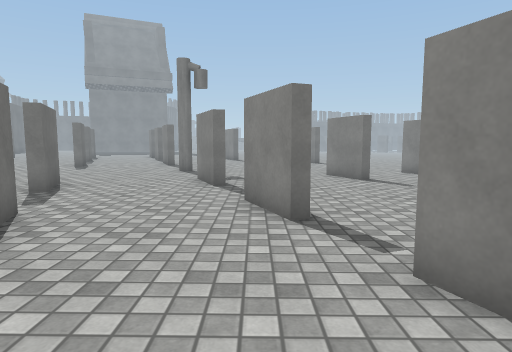
view 1 (above)

21 first-person views from a walk through a scene from a Unity 3-D project. The camera is 1.2 m above the floor, tilts 6° down and sees 75° across. The floor is counted in squares, 1 m on a side. Each view is taken from the middle of a square. On the plan, view 1 faces up. The plan holds only what a view shows up to about 14 squares ahead; the rest is blank. The place goes on beyond the plan. The player is left out. Some animated figures are left out. Surface patterns are stand-ins for the level's own textures.

view 2
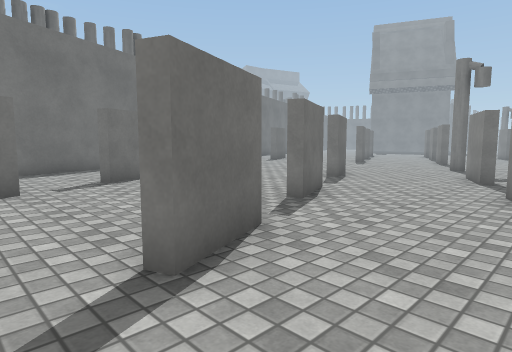

view 3
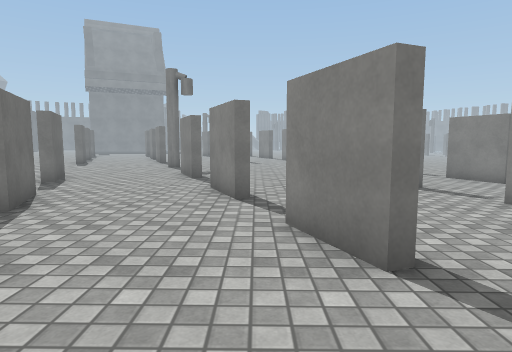

view 4
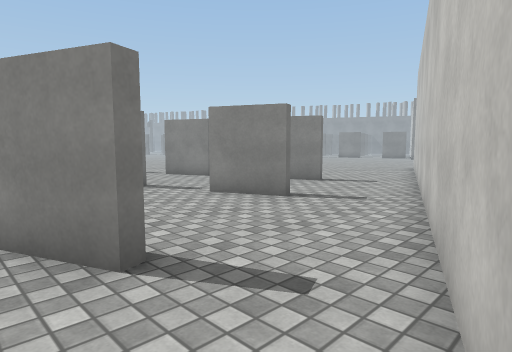

view 5
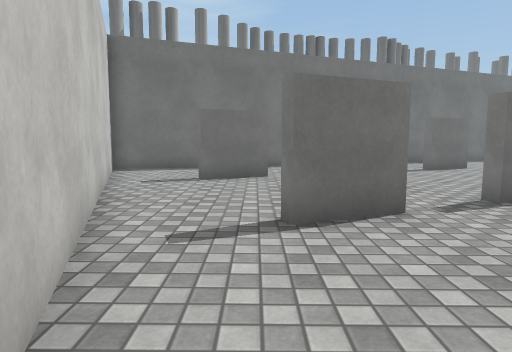

view 6
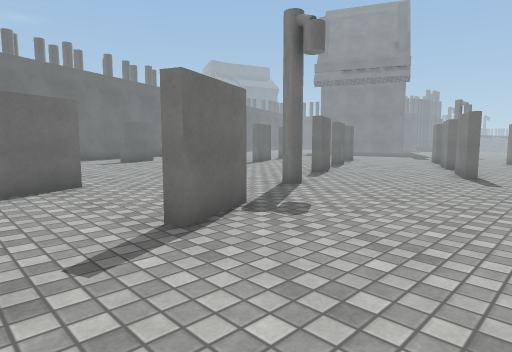

view 7
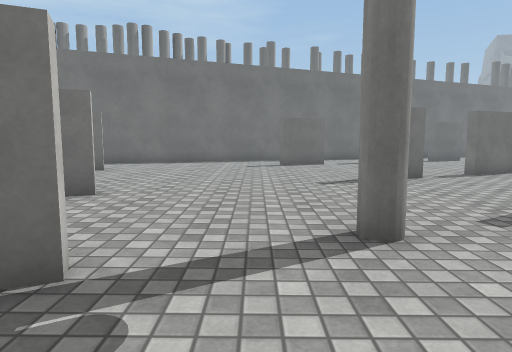

view 8
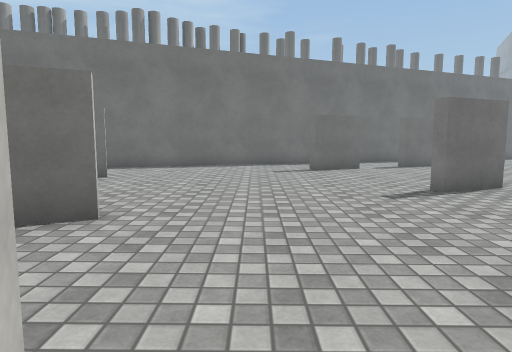

view 9
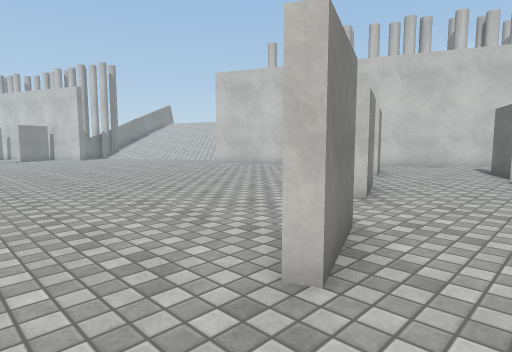

view 10
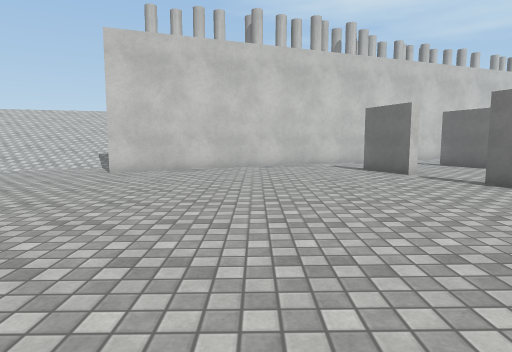

view 11
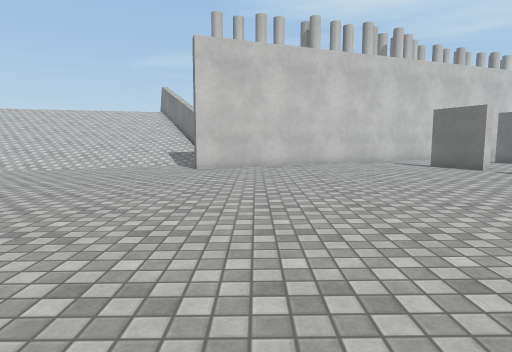

view 12
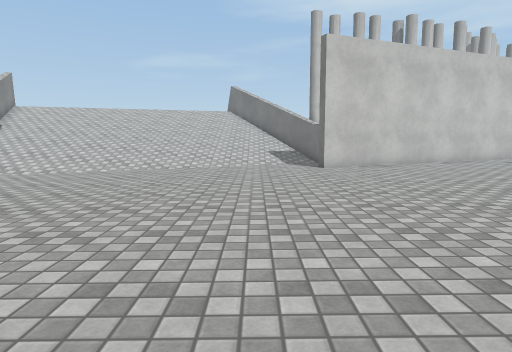

view 13
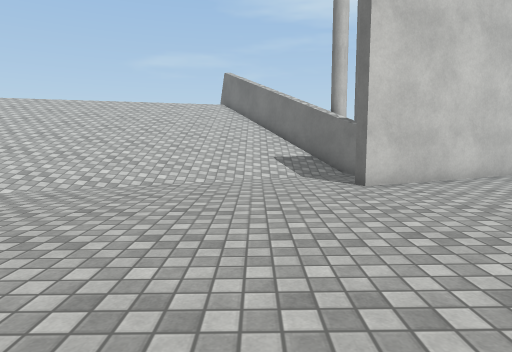

view 14
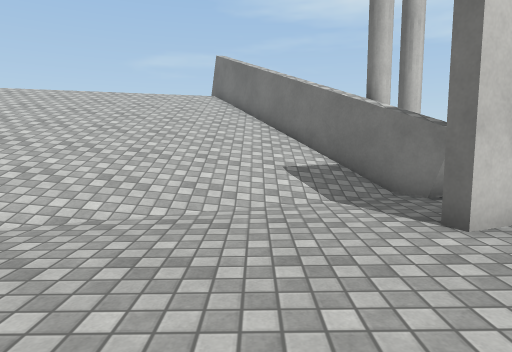

view 15
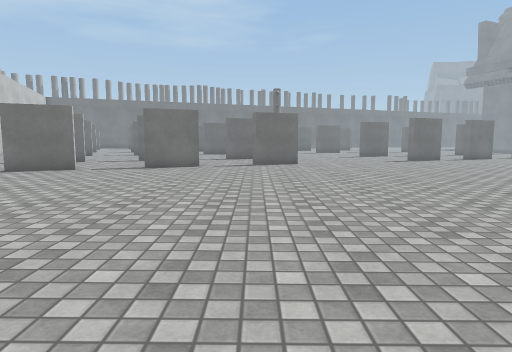

view 16
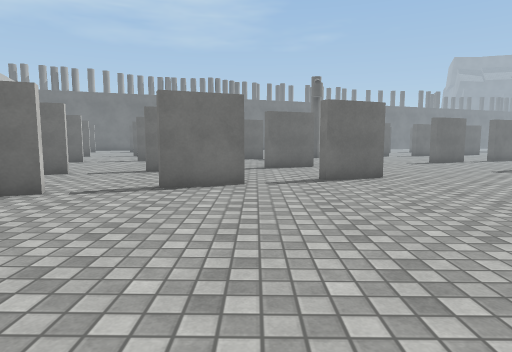

view 17
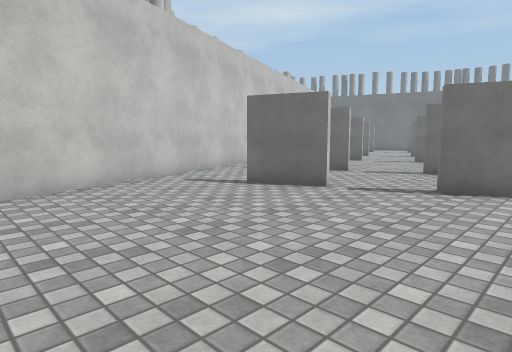

view 18
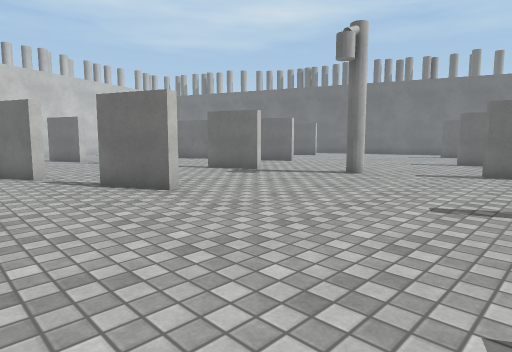

view 19
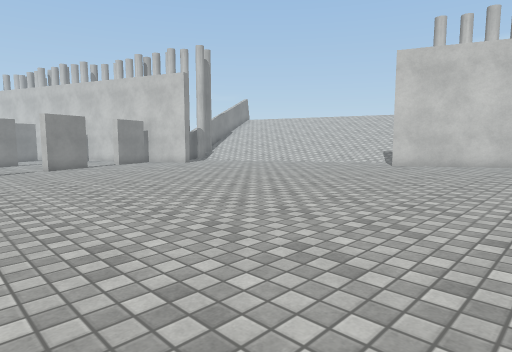

view 20
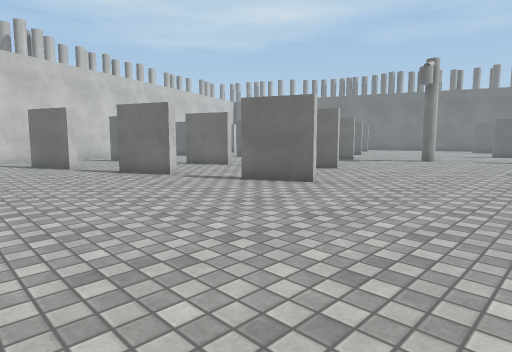

view 21
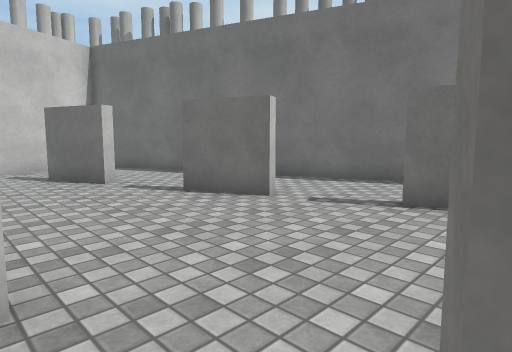

### Floor plan
Key: @ floor where view 1 was taken; # wall or solid block; . main floor; : floor 0.25 m higher than the main floor; - floor 0.25 m lower than the main floor; _ floor 0.5 m lower than the main floor; / step, stairs or slope; L lamp.
Columns run from 16 left of view 1 to 30 right of it. Each row starts with its distance up from view 1.
 20      ....    ---#- --- -------- ___
 19  ..  ......#.------------------___________
 18 #....  #...#..------------------_______________
 17  ......#.......------------------______________
 16   #............-------------------_____________
 15   #..........L..-------------------__________
 14  ................------#-----------__________
 13  .................-#---#------------________
 12  .................-#-----------------________
 11  .............#....-------------------________
 10  #............##....-----#-------------_______
  9  #........#..........#---#-------------________
  8  #........##.........#------------------_______
  7  ##..#..........#....#-------------------______
  6   #  ##.........#......---#---------------_____
  5     ........#...#......#--##---------------__//
  4    #........#..........#.---------###-----/////
  3    #...#..........#.......-----#####---////////
  2    ##..#..........#.......--####   ##//////////
  1     #.........#...........###       #//////////
  0     ##........#.@......####         ##/////////
 -1      #...#..........####             ##////////
 -2      #:..#........###                 #////////
 -3      ##........####                   ##///////
 -4       #:....####                       #///////
 -5       #::.###                          ##//////
 -6       #####

Positions as (right, up) in squares from view 1, and headings:
1: (0, 0), facing up
2: (1, -2), facing up-left
3: (1, -2), facing up
4: (1, -2), facing up-right
5: (3, -1), facing left
6: (3, 7), facing up-left
7: (1, 13), facing left
8: (-1, 12), facing left
9: (5, 17), facing down-right
10: (15, 17), facing down
11: (18, 18), facing down
12: (23, 18), facing down
13: (23, 13), facing down
14: (23, 9), facing down
15: (22, 13), facing left
16: (17, 11), facing left
17: (17, 11), facing down-left
18: (7, 20), facing down-left
19: (14, 20), facing down-right
20: (14, 20), facing down-left
21: (-4, 8), facing down-left
